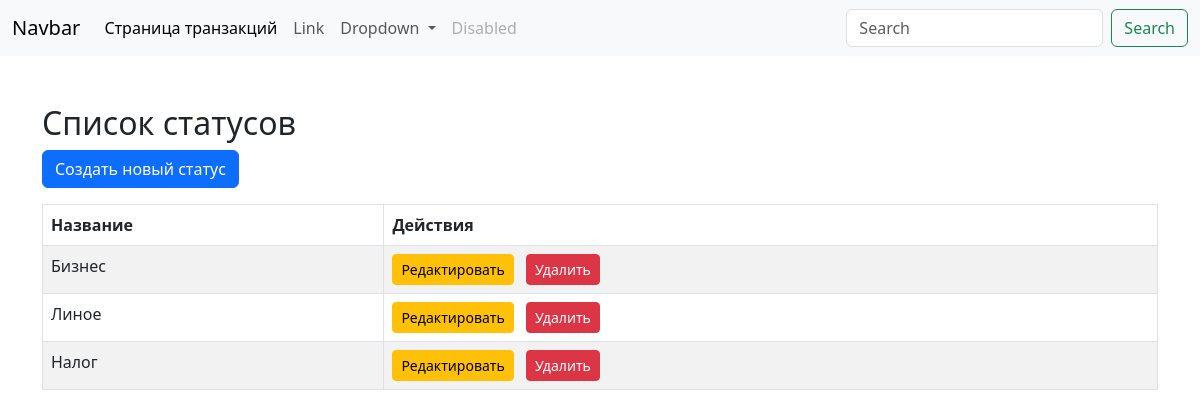
Before: /staus/list/ with the older database file.
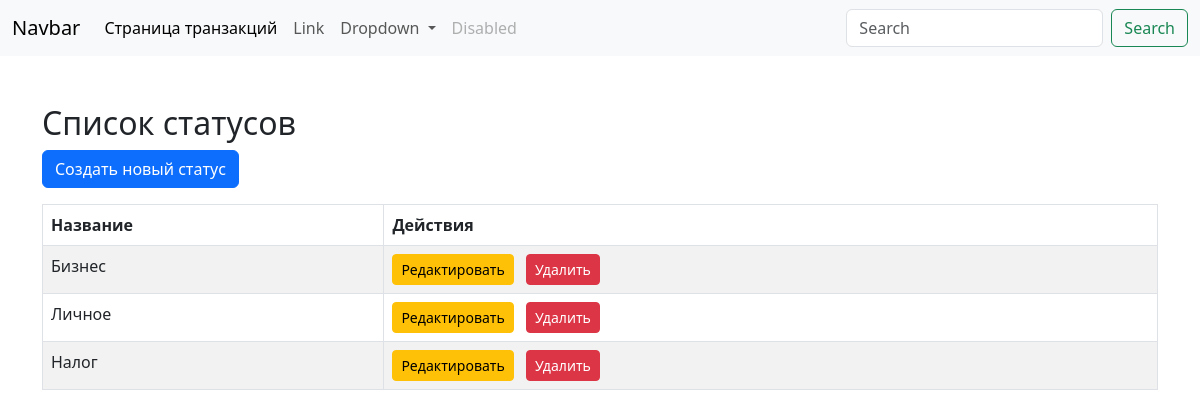
After: the same page with the newer database file.
### configapp/models/models.py (models this page shows, shortened)
class Status(models.Model):
    name = models.CharField(max_length=100)

### configapp/views.py (the view)
# urls.py: path('staus/list/', status_list_view, name='status_list'),
def status_list_view(request):
    statuses = Status.objects.all()
    return render(request, 'Status/status_list.html', {'statuses': statuses})

### configapp/templates/Status/status_list.html (shortened to what this page needs)
<!DOCTYPE html>
<html lang="ru">
<head>
    <link href="https://cdn.jsdelivr.net/npm/bootstrap@5.3.0/dist/css/bootstrap.min.css" rel="stylesheet">
</head>
<body>
    <nav class="navbar navbar-expand-lg bg-light">
        <div class="container-fluid">
            <a class="navbar-brand" href="#">Navbar</a>
            <div class="collapse navbar-collapse" id="navbarSupportedContent">
                <ul class="navbar-nav me-auto mb-2 mb-lg-0">
                    <li class="nav-item">
                        <a class="nav-link active" aria-current="page" href="{% url 'dds_list' %}">Страница транзакций</a>
                    </li>
                    <li class="nav-item">
                        <a class="nav-link" href="#">Link</a>
                    </li>
                    <li class="nav-item dropdown">
                        <a class="nav-link dropdown-toggle" href="#" role="button" data-bs-toggle="dropdown" aria-expanded="false">
                            Dropdown
                        </a>
                    </li>
                    <li class="nav-item">
                        <a class="nav-link disabled">Disabled</a>
                    </li>
                </ul>
                <form class="d-flex" role="search">
                    <input class="form-control me-2" type="search" placeholder="Search" aria-label="Search">
                    <button class="btn btn-outline-success" type="submit">Search</button>
                </form>
            </div>
        </div>
    </nav>
    <div class="container mt-5">
        <h2>Список статусов</h2>
        <a href="{% url 'status_create' %}" class="btn btn-primary mb-3">Создать новый статус</a>
        <table class="table table-bordered table-striped">
            <thead>
                <tr>
                    <th>Название</th>
                    <th>Действия</th>
                </tr>
            </thead>
            <tbody>
                {% for status in statuses %}
                <tr>
                    <td>{{ status.name }}</td>
                    <td>
                        <a href="{% url 'status_edit' status.id %}" class="btn btn-sm btn-warning me-2"> Редактировать</a>
                        <a href="{% url 'status_delete' status.id %}" class="btn btn-sm btn-danger"> Удалить</a>
                    </td>
                </tr>
                {% empty %}
                <tr><td colspan="2">Нет данных</td></tr>
                {% endfor %}
            </tbody>
        </table>
    </div>
</body>
</html>

Changed rows visible on the page:
changed Status: name "Линое" → "Личное"
